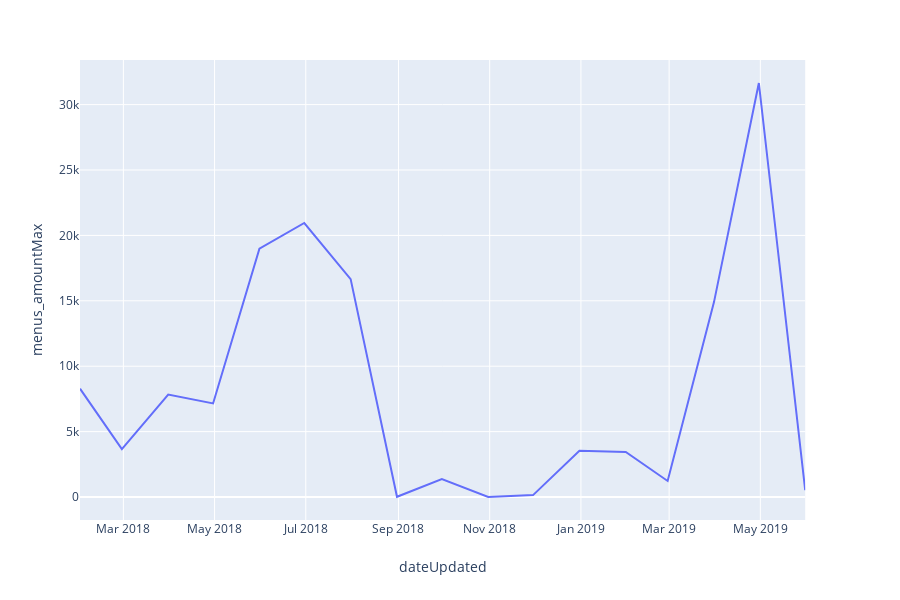

Here is the notebook cell this chart was saved with:
### Code cell
import plotly.express as px
fig = px.line(data_month1, x='dateUpdated', y='menus_amountMax')
fig.show()

### Figure 1 — Plotly figure (JSON) as saved in the notebook; plotly's stock layout.template omitted (floating-point values rounded to 4 significant figures)
{"data": [{"hoverlabel": {"namelength": 0}, "hovertemplate": "dateUpdated=%{x}<br>menus_amountMax=%{y}", "legendgroup": "", "line": {"color": "#636efa", "dash": "solid"}, "mode": "lines", "name": "", "showlegend": false, "type": "scatter", "x": ["2018-01-31T00:00:00", "2018-02-28T00:00:00", "2018-03-31T00:00:00", "2018-04-30T00:00:00", "2018-05-31T00:00:00", "2018-06-30T00:00:00", "2018-07-31T00:00:00", "2018-08-31T00:00:00", "2018-09-30T00:00:00", "2018-10-31T00:00:00", "2018-11-30T00:00:00", "2018-12-31T00:00:00", "2019-01-31T00:00:00", "2019-02-28T00:00:00", "2019-03-31T00:00:00", "2019-04-30T00:00:00", "2019-05-31T00:00:00"], "xaxis": "x", "y": [8283.0, 3659.0, 7827.0, 7152.0, 18980.0, 20950.0, 16660.0, 16, 1378.0, 0, 144.3, 3529.0, 3444.0, 1226.0, 14900.0, 31650.0, 518.5], "yaxis": "y"}], "layout": {"height": 600, "legend": {"tracegroupgap": 0}, "margin": {"t": 60}, "xaxis": {"anchor": "y", "domain": [0, 0.98], "title": {"text": "dateUpdated"}}, "yaxis": {"anchor": "x", "domain": [0, 1], "title": {"text": "menus_amountMax"}}}}
